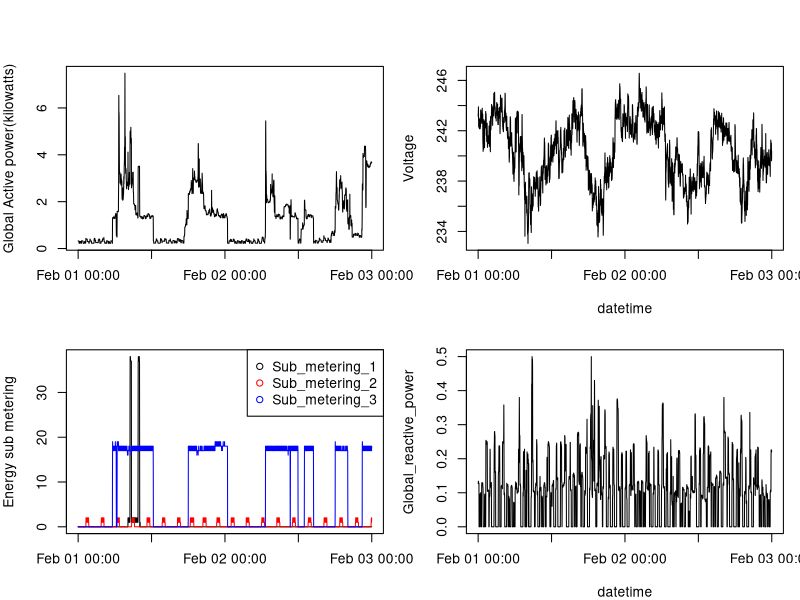

Here is the R script that generated this plot:
# Data has been cleaned by clean.R
# See repo for what happened in the script :) 

library(data.table)

# read small Data set
dt <-fread("workingData.csv")
# size the png and define margin 
png("plot4.png", width = 800, height = 800)
par(mfrow = c(2,2), mar = c(4,4,2,1), oma = c(0,0,2,0))

#copy plots from previous assignements ..... 

with(dt, {
  
  # datetime -- Global_active_power
  plot(DnT,Global_active_power,type = "l",
       ylab = "Global Active power(kilowatts)",
       xlab = "")
  
  # datetime -- Voltage
  plot(DnT,Voltage,type = "l",
       ylab = "Voltage",
       xlab = "datetime")
  
  # Sub_metering
  plot(DnT,Sub_metering_1,type = "l",col = "black",xlab = "", ylab = "Energy sub metering")
  lines(DnT,Sub_metering_2, col = "red")
  lines(DnT,Sub_metering_3, col = "blue")
  legend("topright", pch =1, col = c("black","red","blue"), legend = c("Sub_metering_1","Sub_metering_2","Sub_metering_3"))
  
  #datetime Global_reactive_power 
  plot(DnT,Global_reactive_power,type = "l",
       ylab = "Global_reactive_power",
       xlab = "datetime")
  
  #mtext("ozone and weahter", outer = T)
}

)

dev.off()